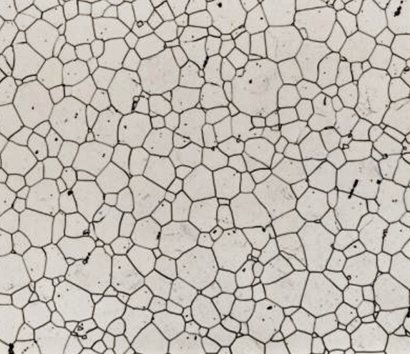
#> input picture Image Segmentations/Grain analysis for multiple images/images/grains2.jpg, 410 x 354 px; its folder holds only this picture in this run
$ python -i grain_anaysis.py   (imports and definitions only)
#> lines starting #> are read from the running program, lines starting #| are printed output that depends on the picture; after the words box and inside, x2 and y2 are one past the last pixel; in counts of white or black regions, pixels touching at a corner belong together
import cv2
import glob
import numpy as np
from matplotlib import pyplot as plt
from scipy import ndimage
from skimage import measure, color, io


############################################ Grain Analysis  ###########################################################

'''
In this code we are going to analyze the grain size. Then the results are saved in a csv file.
It will be done for multiple images. and using watershed algorithm to segment the grains.

Steps:
1. import libraries.
2. Perform Preprocessing: convert image to greyscale.
3. Threshold Processing  using Otsu to seprate the foreground and background of an image.
4. Clean up the images from noises using Morphological opreations.
5. Grasping the black background and foreground of the images.
and create Unkown area by calculating the differnce between the sure grounds.
6. Place markers on local minima.
7. Apply Watershed to markers.
8. save results in csv file.
'''

#  create a function to segment the grains using watershed algorithm.
def grain_segmentation(img):

    # ret is the threshold value., thresh is the thresholded image.
    ret1, thresh = cv2.threshold(img, 0, 255, cv2.THRESH_BINARY+cv2.THRESH_OTSU)
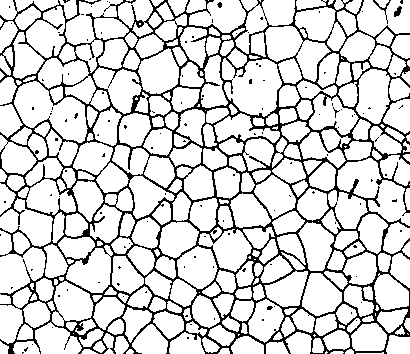
#> thresh: shape (354, 410); 83% white; black in thin lines or dots
#> ret1 = 157


    # clean up the imges using morphological operations to noise using opening.
    kernel = np.ones((3,3),np.uint8) # define a kernel for erosion and dilation.
    opening = cv2.morphologyEx(thresh,cv2.MORPH_OPEN,kernel, iterations = 1) # iterations is the number of times erosion and dilation are applied.
#> opening: shape (354, 410); 82% white; black in thin lines or dots


    # identify sure background area using dilation
    sure_bg = cv2.dilate(opening,kernel,iterations=2) # dilate the image to get the sure background.
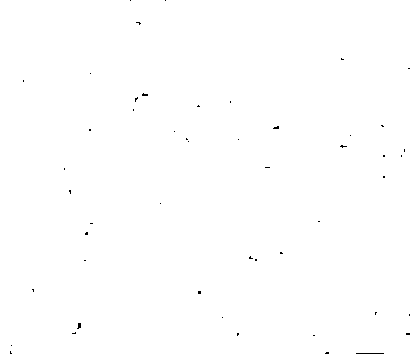
#> sure_bg: shape (354, 410); 99.8% white; black in thin lines or dots

    # identify sure foreground area using distance transform and thresholding
    dist_transform = cv2.distanceTransform(opening,cv2.DIST_L2,3) # distance transform to get the sure foreground. 3 is the mask size.
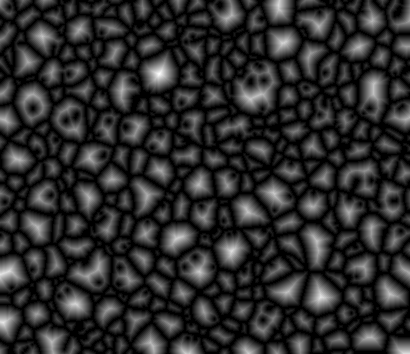
#> dist_transform: shape (354, 410) float32; min 0, max 18.85, mean 3.36; drawn with min black and max white

    # threshold the dist transform by 20% its max value. High value like 0.5 will not recognize some grain boundaries.
    ret2, sure_fg = cv2.threshold(dist_transform,0.2*dist_transform.max(),255,0) # 0 is the threshold value, 255 is the max value.
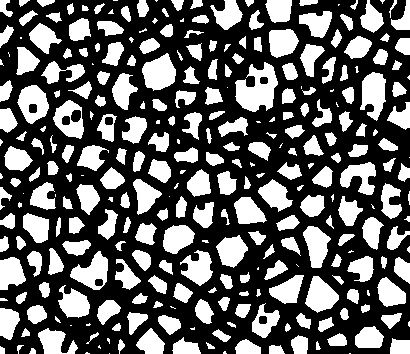
#> sure_fg: shape (354, 410) float32; 37.3% white; 296 white regions (56 under 20 px), largest, box (x1, y1, x2, y2) and area: (235, 62, 278, 112) 1305, (142, 53, 176, 91) 885, (360, 72, 386, 121) 849
#> ret2 = 3.77

    # identify unknown area by subtracting sure foreground from sure background
    sure_fg = np.uint8(sure_fg) # convert sure_fg to 8 bit image.
    unknown = cv2.subtract(sure_bg,sure_fg) # subtract sure_fg from sure_bg to get the unknown region.

    # create a marker and label the regions inside.

    '''
    The regions we know for sure (sure foreground) are labelled with any positive integers,
    but different integers, and the area we don’t know for sure (unknown region) is just left as zero. For markers,
    we use the function: cv2.connectedComponents(). It labels background of the image with 0, then other objects are labelled with integers starting from 1
    '''

    ret3, markers = cv2.connectedComponents(sure_fg) # label the sure_fg.
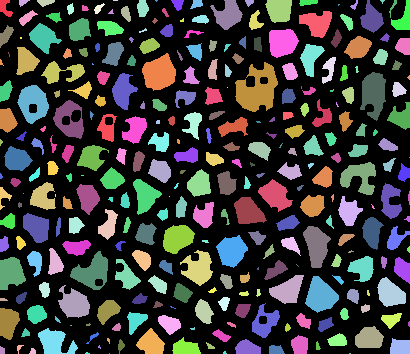
#> markers: shape (354, 410) int32; 297 distinct labels, from 0 to 296; one colour per label, 0 black
#> ret3 = 297

    # add 10 to all labels so that sure background is not 0, but 10 because 0 is considered as unknown
    markers = markers+10
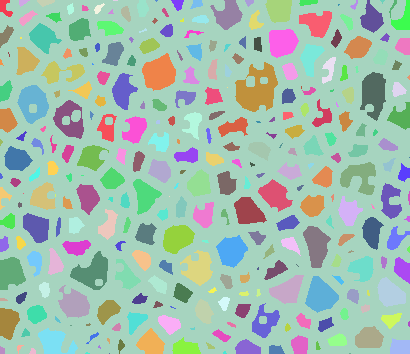
#> markers: shape (354, 410) int32; 297 distinct labels, from 10 to 306; one colour per label, 0 black

    # Now, mark the region of unknown with zero
    markers[unknown==255] = 0 # mark the region of unknown with zero.
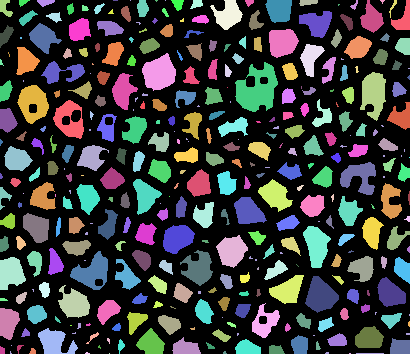
#> markers: shape (354, 410) int32; 298 distinct labels, from 0 to 306; one colour per label, 0 black

    # apply watershed to markers
#> (the run stopped early here; a loop or call above may not have finished)

$ run again, on Image Segmentations/Grain analysis for multiple images/images/grains3.jpg
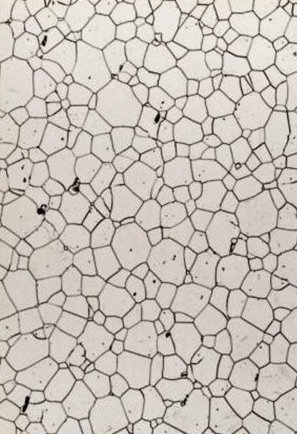
#> input picture Image Segmentations/Grain analysis for multiple images/images/grains3.jpg, 297 x 434 px
#> in grain_segmentation, `ret1, thresh = cv2.threshold(img, 0, 255, cv2.THRESH_BINARY+cv2.THRESH..`:
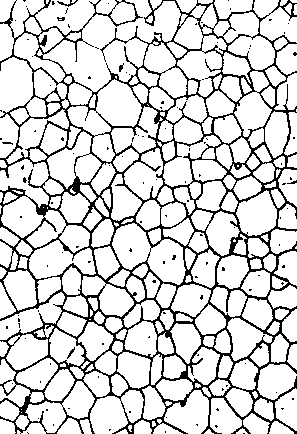
#> thresh: shape (434, 297); 83% white; black in thin lines or dots
#> ret1 = 165
#> opening: shape (434, 297); 81.9% white; black in thin lines or dots
#> sure_bg: shape (434, 297); 99.8% white; black in thin lines or dots
#> ret2 = 4.16
#> unknown: shape (434, 297); 68.7% white; 323 black regions (112 under 20 px), largest, box (x1, y1, x2, y2) and area: (0, 61, 29, 108) 1067, (52, 44, 107, 87) 999, (100, 84, 137, 122) 995
#> ret3 = 277
#> in grain_segmentation, `markers[unknown==255] = 0`:
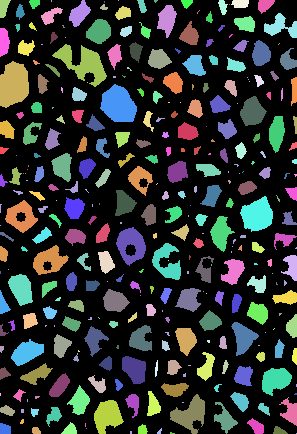
#> markers: shape (434, 297) int32; 278 distinct labels, from 0 to 286; one colour per label, 0 black
